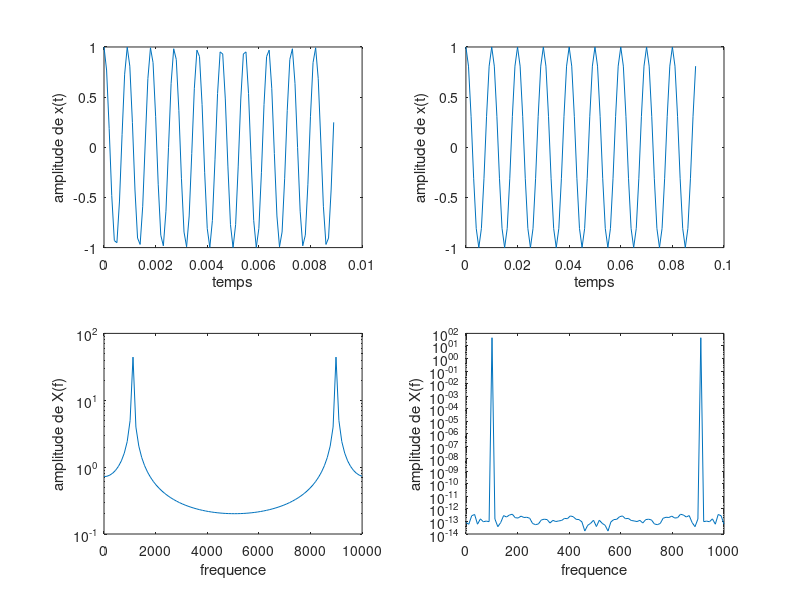
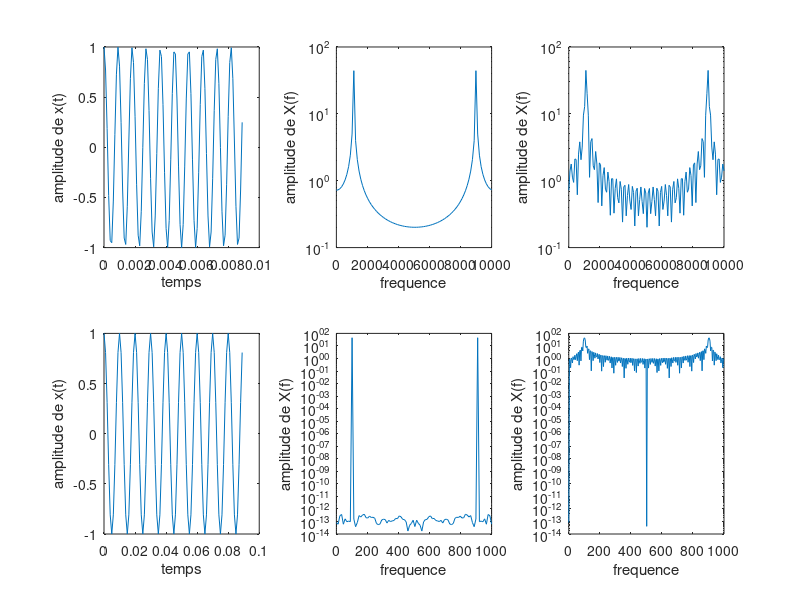
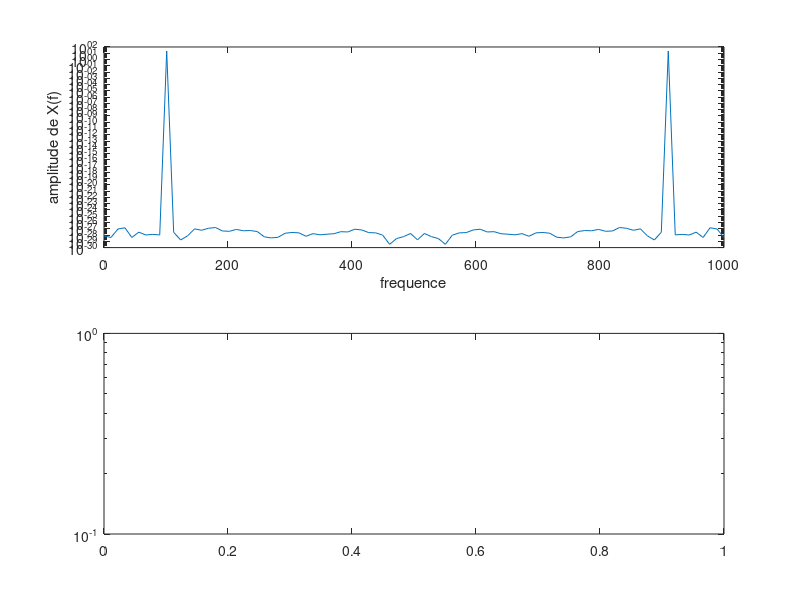

Reproduce these figures in MATLAB, in order. (Note: this script raises an error after producing the figures.)

% Respecte Shannon
N = 90; % nbre de pas
f0 = 1100;
Fe = 10000;
Te = 1/Fe;
t = 0 : Te : (N-1)*Te; %vecteur [début, pas, fin]
x = cos(2*pi*f0*t);
X = fft(x);
figure
f = 0 : Fe/(N-1) : Fe;
subplot(2,2,1);
plot(t,x); %plot(linspace(0,(N-1)*Te,N),x); % linspace(debut,fin, nb de points)
xlabel("temps");
ylabel("amplitude de x(t)");

%2.1 : Ne respecte pas Shannon 
N = 90; % nbre de pas
f0 = 1100;
Fe = 1000;
Te = 1/Fe;
t = 0 : Te : (N-1)*Te; %vecteur [début, pas, fin]
x = cos(2*pi*f0*t);
X = fft(x);
f = 0 : Fe/(N-1) : Fe;
subplot(2,2,2);
plot(t,x); %plot(linspace(0,(N-1)*Te,N),x); % linspace(debut,fin, nb de points)
xlabel("temps");
ylabel("amplitude de x(t)");

N = 90; % nbre de pas
f0 = 1100;
Fe = 10000;
Te = 1/Fe;
t = 0 : Te : (N-1)*Te; %vecteur [début, pas, fin]
x = cos(2*pi*f0*t);
X = fft(x);
f = 0 : Fe/(N-1) : Fe;
subplot(2,2,3)
semilogy(f,abs(X));
%plot(,); %plot(linspace(0,(N-1)*Te,N),x); % linspace(debut,fin, nb de points)
xlabel("frequence");
ylabel("amplitude de X(f)");

N = 90; % nbre de pas
f0 = 1100;
Fe = 1000;
Te = 1/Fe;
t = 0 : Te : (N-1)*Te; %vecteur [début, pas, fin]
x = cos(2*pi*f0*t);
X = fft(x);
f = 0 : Fe/(N-1) : Fe;
subplot(2,2,4)
semilogy(f,abs(X));
%plot(,); %plot(linspace(0,(N-1)*Te,N),x); % linspace(debut,fin, nb de points)
xlabel("frequence");
ylabel("amplitude de X(f)");

%%%%%%%%%%%%%%%%
% ZERO PADDING %
%%%%%%%%%%%%%%%%
N=90;
f0 = 1100;
Fe = 10000;
Te = 1/Fe;
ZP = 2^(nextpow2(N)) ; % nbre de pas
t = 0 : Te : (N-1)*Te; %vecteur [début, pas, fin] et le vecteur t, on l'arrête à N, et on rajoute avec du zéro
x = cos(2*pi*f0*t);
X = fft(x,ZP);

f = 0 : Fe/(ZP-1) : Fe;
figure
subplot(2,3,3);
semilogy(f,abs(X));
%plot(,); %plot(linspace(0,(N-1)*Te,N),x); % linspace(debut,fin, nb de points)
xlabel("frequence");
ylabel("amplitude de X(f)");


N=90;
f0 = 1100;
Fe = 1000;
Te = 1/Fe;
ZP = 2^(nextpow2(N))*2 ; % nbre de pas
t = 0 : Te : (N-1)*Te; %vecteur [début, pas, fin]
x = cos(2*pi*f0*t);
X = fft(x,ZP);

f = 0 : Fe/(ZP-1) : Fe;
subplot(2,3,6);
semilogy(f,abs(X));
%plot(,); %plot(linspace(0,(N-1)*Te,N),x); % linspace(debut,fin, nb de points)
xlabel("frequence");
ylabel("amplitude de X(f)");


N = 90; % nbre de pas
f0 = 1100;
Fe = 10000;
Te = 1/Fe;
t = 0 : Te : (N-1)*Te; %vecteur [début, pas, fin]
x = cos(2*pi*f0*t);
X = fft(x);
f = 0 : Fe/(N-1) : Fe;
subplot(2,3,1);
plot(t,x); %plot(linspace(0,(N-1)*Te,N),x); % linspace(debut,fin, nb de points)
xlabel("temps");
ylabel("amplitude de x(t)");
N = 90; % nbre de pas
f0 = 1100;
Fe = 1000;
Te = 1/Fe;
t = 0 : Te : (N-1)*Te; %vecteur [début, pas, fin]
x = cos(2*pi*f0*t);
X = fft(x);
f = 0 : Fe/(N-1) : Fe;
subplot(2,3,5)
semilogy(f,abs(X));
%plot(,); %plot(linspace(0,(N-1)*Te,N),x); % linspace(debut,fin, nb de points)
xlabel("frequence");
ylabel("amplitude de X(f)");
N = 90; % nbre de pas
f0 = 1100;
Fe = 1000;
Te = 1/Fe;
t = 0 : Te : (N-1)*Te; %vecteur [début, pas, fin]
x = cos(2*pi*f0*t);
X = fft(x);
f = 0 : Fe/(N-1) : Fe;
subplot(2,3,4);
plot(t,x); %plot(linspace(0,(N-1)*Te,N),x); % linspace(debut,fin, nb de points)
xlabel("temps");
ylabel("amplitude de x(t)");

N = 90; % nbre de pas
f0 = 1100;
Fe = 10000;
Te = 1/Fe;
t = 0 : Te : (N-1)*Te; %vecteur [début, pas, fin]
x = cos(2*pi*f0*t);
X = fft(x);
f = 0 : Fe/(N-1) : Fe;
subplot(2,3,2);
semilogy(f,abs(X));
%plot(,); %plot(linspace(0,(N-1)*Te,N),x); % linspace(debut,fin, nb de points)
xlabel("frequence");
ylabel("amplitude de X(f)");

N = 90; % nbre de pas
f0 = 1100;
Fe = 1000;
Te = 1/Fe;
t = 0 : Te : (N-1)*Te; %vecteur [début, pas, fin]
x = cos(2*pi*f0*t);
X = fft(x);
f = 0 : Fe/(N-1) : Fe;
subplot(2,3,5)
semilogy(f,abs(X));
%plot(,); %plot(linspace(0,(N-1)*Te,N),x); % linspace(debut,fin, nb de points)
xlabel("frequence");
ylabel("amplitude de X(f)");

%%%%%%%%%%%%%%%
%%%%  DSP  %%%%
%%%%%%%%%%%%%%%

%%% Periodogramme
N = 90; % nbre de pas
f0 = 1100;
Fe = 1000;
Te = 1/Fe;
ZP = 2^(nextpow2(N));
t = 0 : Te : (N-1)*Te; %vecteur [début, pas, fin]
x = cos(2*pi*f0*t);
X = fft(x);
% f = 0 : Fe/N : Fe;
f = linspace(0,Fe,N);
figure
subplot(2,1,1)
semilogy(f, abs(X).^2/(N-1));
%plot(,); %plot(linspace(0,(N-1)*Te,N),x); % linspace(debut,fin, nb de points)
xlabel("frequence");
ylabel("amplitude de X(f)");

%%%CORRELOGRAMME
N = 90; % nbre de pas
f0 = 1100;
Fe = 1000;
Te = 1/Fe;
t = 0 : Te : (N-1)*Te; %vecteur [début, pas, fin]
x = cos(2*pi*f0*t);
Rx = conv(fliplr(x),x);
X = fft(Rx);
% f = 0 : Fe/N : Fe;
f = linspace(0,Fe,N);
subplot(2,1,2)
semilogy(f, X);
xlabel("frequence");
ylabel("amplitude de X(f)");

